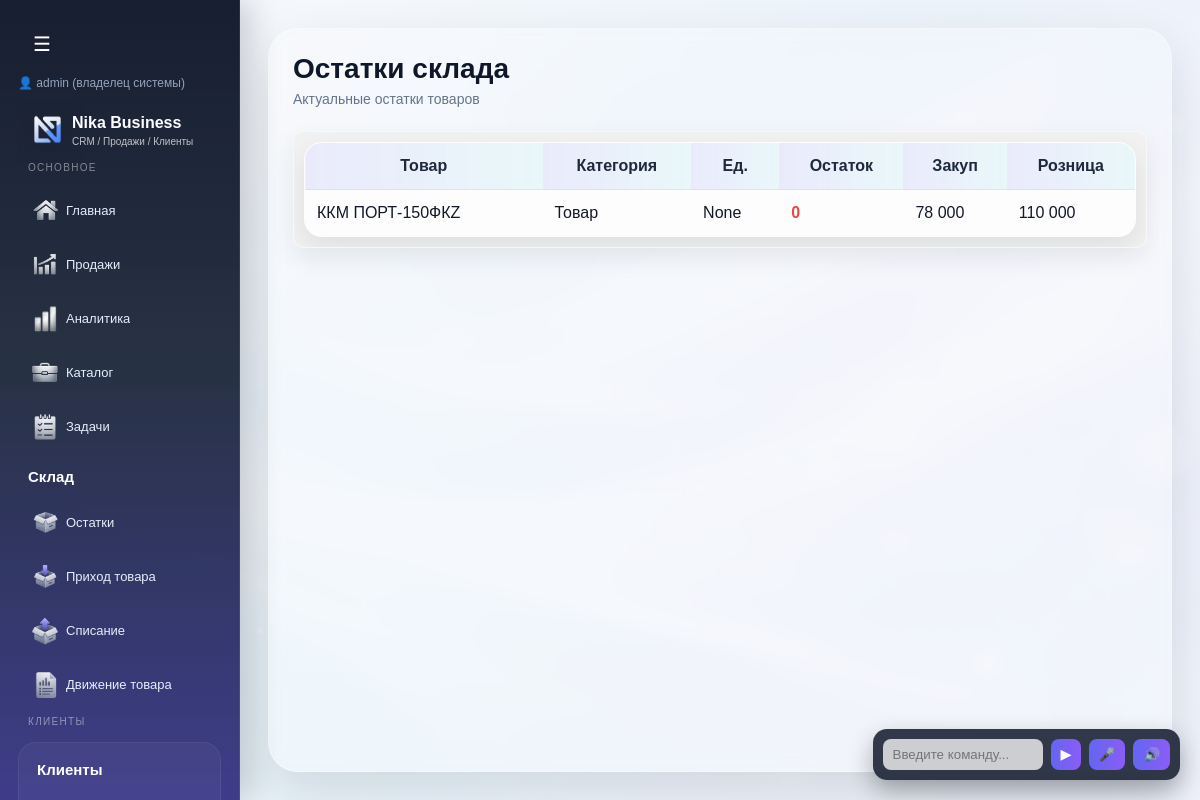
The app's page /stock (signed in), older data.
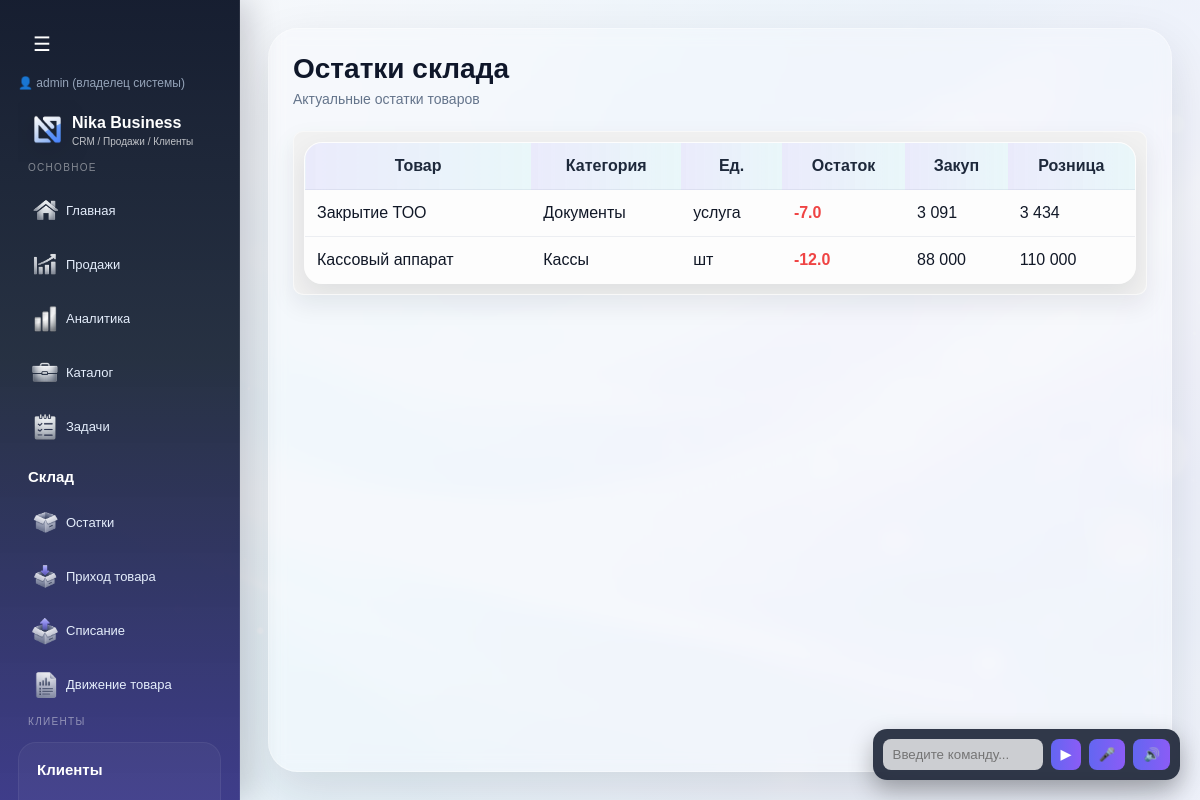
The same page, newer data.
### tables this page shows
CREATE TABLE items (
        id INTEGER PRIMARY KEY AUTOINCREMENT,
        name TEXT,
        price INTEGER,
        category TEXT,
        type TEXT
    , description TEXT, retail_price INTEGER, wholesale_price INTEGER, discount_percent INTEGER, purchase_price INTEGER, barcode TEXT, company_id INTEGER, unit TEXT, markup_percent REAL DEFAULT 0);

### routes/stock.py (the view)
@stock_bp.route("/stock")
def stock():
    conn = get_db()
    items = conn.execute("""
        SELECT
            items.*,

            COALESCE(
                SUM(
                    CASE
                        WHEN stock_movements.movement_type='income'
                        THEN stock_movements.quantity

                        WHEN stock_movements.movement_type='sale'
                        THEN -stock_movements.quantity

                        WHEN stock_movements.movement_type='writeoff'
                        THEN -stock_movements.quantity
                    END
                ),
                0
            ) as stock

        FROM items

        LEFT JOIN stock_movements
        ON items.id = stock_movements.item_id

        WHERE items.company_id = ?

        GROUP BY items.id

        ORDER BY items.name
    """, (
        session.get("company_id"),
    )).fetchall()
    conn.close()
    return render_template(
        "stock.html",
        items=items
    )

### app.py (called while the page is built, shortened)
@app.before_request
def check_company_access():
    if session.get("is_super_admin") or session.get("is_creator"):
        return

### models.py (called while the page is built)
def get_db():
    conn = sqlite3.connect(DATABASE, timeout=5)
    conn.row_factory = sqlite3.Row
    return conn

### templates/stock.html
{% extends "base.html" %}
{% block content %}
<div class="page-header">
    <div>
        <h1 class="page-title">Остатки склада</h1>
        <div class="page-note">
            Актуальные остатки товаров
        </div>
    </div>
</div>
<div class="card">
    <table>
        <thead>
            <tr>
                <th>Товар</th>
                <th>Категория</th>
                <th>Ед.</th>
                <th>Остаток</th>
                <th>Закуп</th>
                <th>Розница</th>
            </tr>
        </thead>
        <tbody>
        {% for item in items %}
            <tr>
                <td>
                    {{ item.name }}
                </td>
                <td>
                    {{ item.category }}
                </td>
                <td>
                    {{ item.unit }}
                </td>
                <td>
                    {% if item.stock <= 0 %}
                        <span style="color:#ef4444;font-weight:bold;">
                            {{ item.stock }}
                        </span>
                    {% elif item.stock <= 5 %}
                        <span style="color:#f59e0b;font-weight:bold;">
                            {{ item.stock }}
                        </span>
                    {% else %}
                        <span style="color:#16a34a;font-weight:bold;">
                            {{ item.stock }}
                        </span>
                    {% endif %}
                </td>
                <td>
                    {{ "{:,.0f}".format(item.purchase_price or 0).replace(",", " ") }}
                </td>
                <td>
                    {{ "{:,.0f}".format(item.retail_price or 0).replace(",", " ") }}
                </td>
            </tr>
        {% endfor %}
        </tbody>
    </table>
</div>
{% endblock %}

### templates/base.html (shortened to what this page needs)
<!DOCTYPE html>
<html lang="ru">
<head>
</head>
<body>
<div class="layout">
	<div class="sidebar" id="sidebar">
		<div class="toggle-btn" onclick="toggleSidebar()">☰</div>
			<div style="margin:10px 0; font-size:12px; color:#94a3b8;">
				👤 {{ session.get("username") }}
				{% if session.get("is_creator") %}
					(создатель системы 🔥)
				{% elif session.get("is_super_admin") %}
					(владелец системы)
				{% elif session.get("role") == "admin" %}
					(админ компании)
				{% else %}
					(кассир)
				{% endif %}
			</div>
			<div class="sidebar-logo">
				<img src="/static/img/logo-mini.png" class="logo-mark">
				<div class="logo-text-wrap">
					<div class="logo-name">Nika Business</div>
					<div class="logo-sub">CRM / Продажи / Клиенты</div>
				</div>
			</div>
		<div class="menu-section">
			<div class="menu-caption">Основное</div>
			<a href="/dashboard">
				<img src="/static/icons/home.png" class="menu-icon">
				<span class="text">Главная</span>
			</a>
			<a href="/sales">
				<img src="/static/icons/sales.png" class="menu-icon">
				<span class="text">Продажи</span>
			</a>
			<a href="/analytics">
				<img src="/static/icons/analytics.png" class="menu-icon">
				<span class="text">Аналитика</span>
			</a>
			<a href="/items">
				<img src="/static/icons/items.png" class="menu-icon">
				<span class="text">Каталог</span>
			</a>
			<a href="/tasks">
				<img src="/static/icons/tasks.png" class="menu-icon">
				<span class="text">Задачи</span>
			</a>
		</div>
		<div class="menu-section">
			<div class="menu-title">
				Склад
			</div>
			<a href="/stock" class="menu-link">
				<img
					src="/static/icons/stock.png"
					class="menu-icon"
				>
				<span class="text">Остатки</span>
			</a>
			<a href="/stock/income" class="menu-link">
				<img
					src="/static/icons/income.png"
					class="menu-icon"
				>
				<span class="text">Приход товара</span>
			</a>
			<a href="/stock/writeoff" class="menu-link">
				<img
					src="/static/icons/writeoff.png"
					class="menu-icon"
				>
				<span class="text">Списание</span>
			</a>
			<a href="/stock/movements" class="menu-link">
				<img
					src="/static/icons/movements.png"
					class="menu-icon"
				>
				<span class="text">Движение товара</span>
			</a>
		</div>
        <div class="menu-section">
            <div class="menu-caption">Клиенты</div>
            <div class="menu-group">
                <div class="menu-title">Клиенты</div>
				<a href="/clients" class="submenu">
				</a>
            </div>
        </div>
    </div>
    <div class="content">
        <div class="page-shell">
            {% block content %}{% endblock %}
        </div>
    </div>
</div>
<div id="agent-box">
    <input type="text" id="agent-input" placeholder="Введите команду...">
    <button onclick="sendCommand()">▶</button>
    <button onclick="startVoice()">🎤</button>
	<button onclick="toggleVoice()">🔊</button>
</div>
</body>
</html>

Row changes from the older to the newer data that the page shows:
removed items: name "ККМ ПОРТ-150ФКZ", category "Товар", unit "None", stock "0", purchase_price "78 000", retail_price "110 000"
added items: name "Закрытие ТОО", category "Документы", unit "услуга", stock "-7.0", purchase_price "3 091", retail_price "3 434"
added items: name "Кассовый аппарат", category "Кассы", unit "шт", stock "-12.0", purchase_price "88 000", retail_price "110 000"
